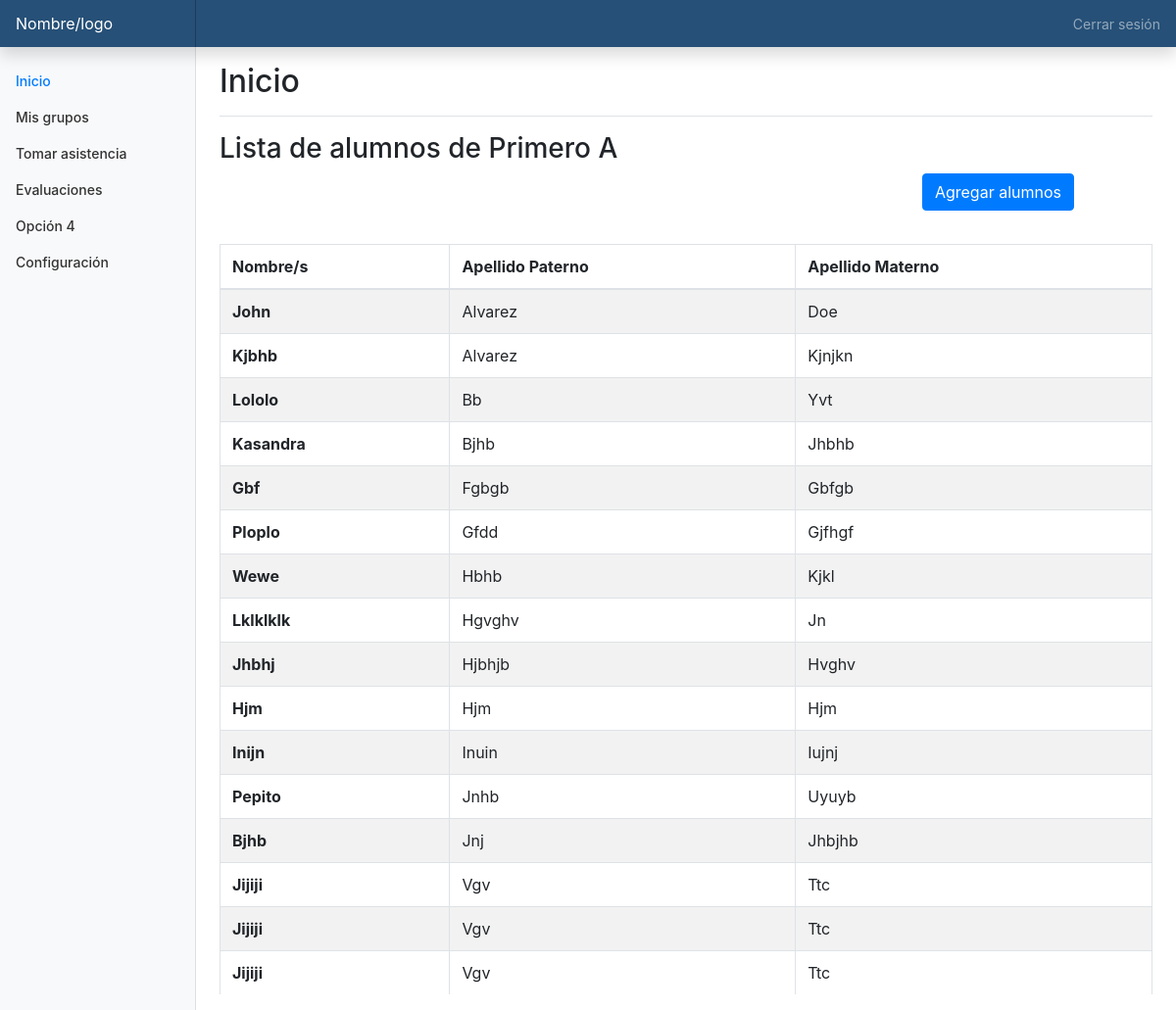
The page /grupos/lista/5 on the database its author committed.
### myGroups/models.py (models this page shows, shortened)
class Groups(models.Model):
    name = models.CharField(max_length=50)

class Students(models.Model):
    name = models.CharField(max_length=50)
    last_name = models.CharField(max_length=50)
    second_last_name = models.CharField(max_length=50)
    group = models.ForeignKey(Groups, on_delete=models.CASCADE)

### myGroups/views.py (the view)
# urls.py: path("grupos/lista/<str:pk>", views.groupList, name="grupo_lista"),
def groupList(request, pk):
    grupo = Groups.objects.get(id=pk)
    alumnos = Students.objects.filter(group=grupo).order_by("last_name")
    return render(request, "group_list.html", {"alumnos": alumnos, "grupo": grupo})

### myGroups/templates/group_list.html (shortened to what this page needs)
{% extends "base.html" %}
{% block content %}
<h3>Lista de alumnos de {{ grupo.name }} </h3>
<a href="/grupos/nuevo/alumnos/" class="btn btn-primary btn-lista">Agregar alumnos</a>
<table class="table table-striped">
    <thead>
<tr>
    <th scope="col">Nombre/s</th>
    <th scope="col">Apellido Paterno</th>
    <th scope="col">Apellido Materno</th>
  </tr>
</thead>
    <tbody>
{% for alumno in alumnos %}
<tr>
    <th scope="row">{{ alumno.name|capfirst }}</th>
    <td>{{ alumno.last_name|capfirst }}</td>
    <td>{{ alumno.second_last_name|capfirst }}</td>
  </tr>
{% endfor %}
</table>
{% endblock %}

### myGroups/static/css/dashboard.css (style rules this page uses)
body { font-size: .875rem; }
table td, table th { border-left: 1px solid #dee2e6; border-right: 1px solid #dee2e6; }
.btn-lista { float: right; margin-right: 5em; margin-bottom: 2em; }
table { margin-top: 5rem; }

### rows shown on the page
Groups: name "Primero A"
Students: name "John", last_name "Alvarez", second_last_name "Doe"
Students: name "Kjbhb", last_name "Alvarez", second_last_name "Kjnjkn"
Students: name "Lololo", last_name "Bb", second_last_name "Yvt"
Students: name "Kasandra", last_name "Bjhb", second_last_name "Jhbhb"
Students: name "Gbf", last_name "Fgbgb", second_last_name "Gbfgb"
Students: name "Ploplo", last_name "Gfdd", second_last_name "Gjfhgf"
Students: name "Wewe", last_name "Hbhb", second_last_name "Kjkl"
Students: name "Lklklklk", last_name "Hgvghv", second_last_name "Jn"
Students: name "Jhbhj", last_name "Hjbhjb", second_last_name "Hvghv"
Students: name "Hjm", last_name "Hjm", second_last_name "Hjm"
Students: name "Inijn", last_name "Inuin", second_last_name "Iujnj"
Students: name "Pepito", last_name "Jnhb", second_last_name "Uyuyb"
Students: name "Bjhb", last_name "Jnj", second_last_name "Jhbjhb"
Students: name "Jijiji", last_name "Vgv", second_last_name "Ttc"
Students: name "Jijiji", last_name "Vgv", second_last_name "Ttc"
Students: name "Jijiji", last_name "Vgv", second_last_name "Ttc"
